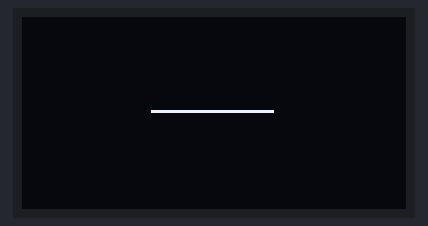
Bench run of a sketch on a simulated Arduino Uno, built with avr-gcc and run on an emulated ATmega328P. Parts: 128×64 one-colour display.

Above: at 0.19 s.
At 4.71 s:
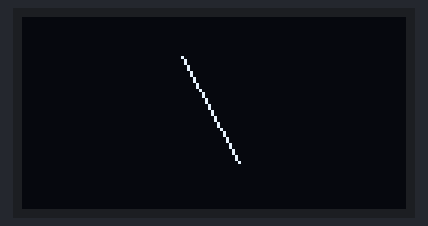
At 9.56 s:
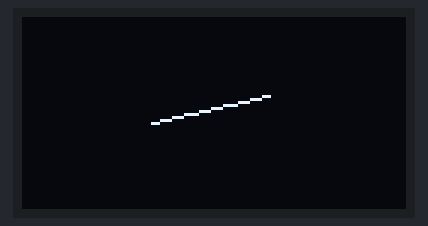
At 19.57 s:
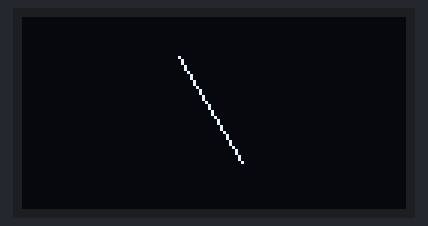
At 29.26 s:
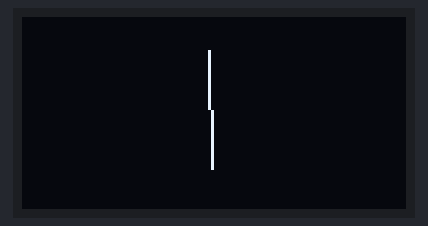
At 39.28 s:
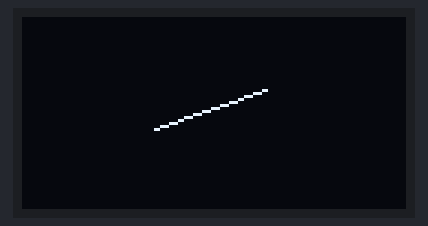

The sketch:

MyAnimationOLEDTest2.ino
```cpp
#include <U8glib.h>

U8GLIB_SSD1306_128X64 oled(U8G_I2C_OPT_NONE);

int n;
float pi = 3.1415926535897;
float one = 12; // if datatype is float, will run smoothly,
                // if datatype is int, will severely lower framerate
float fourPi;

void setup() {
    fourPi = 4*pi;
}

void loop(void) {
  oled.firstPage();
  do {
    draw();
  } while(oled.nextPage());
  n++;
}

void draw(void) {
  oled.drawLine(20*cos(n/one)+63,20*sin(n/one)+31,
  -20*cos(n/one)+63,-20*sin(n/one)+31);
}
```

projeckt.c
```cpp
// 1: Koda spelet så det är funktionellt med knapparna.

// 2: Koda så spelet är funktionellt med acc och gyro.


//Spelarens storlek är 8x8
//Spelplanen 24 rader och 14 kolumner.


//Spelet kör i en virutuell spelplan
//Vi uppdaterar spelplanen hela tiden


//Function: Spelet
    //Function. Game interface tryck knapp för att starta.
        //Function: Får in data med info om rörelse som uppdaterar "spelarens pos" temporära position.
            //Function: som kollar om vi befinner oss innanför boxen i den virutella spelpalnen.
            //Function: IF utanför, börja blinka. Else, pass.
            //Function: Make temporära position, till current positon och uppdaterar spelplanen.
            //Function: som uppdaterar OLED

/*
Meny (när man inte är i ett spel)

Vill du starta spelet. Tryck på kanpp 1.
Vill du starta om spelet. Tryck på knapp 1.

*/

void menu (){

}

/*
Spelet.


Functionen kommer ligga i menu.
Håll dig innanför ramen och du får poäng.
Är du utanför mer än 3 sekunder förlorar du.
Alla spel essentiella funktioner kommer ligg i denna


*/

void game (){

}

/*
Uppdatera spelplanen.

Hämtar data vart spelaren vill röra sig.
Subrutin som kollar om det är en krock, om inte.
Sätter positionen till 000.
Sätter tidigare position till 255.
Uppdaterar displayens input.
*/

void update (){

}


/*
Subrutin, krockhaterare.

Om den nya positionen inte 255 betyder det att vi har hamnat på en krock.
Här börjar den blinka som fan.
Fastnar i subrutinen till den lyckas ta sig till ett "leagal" position.
*/

void dangerZone (){

}
```
